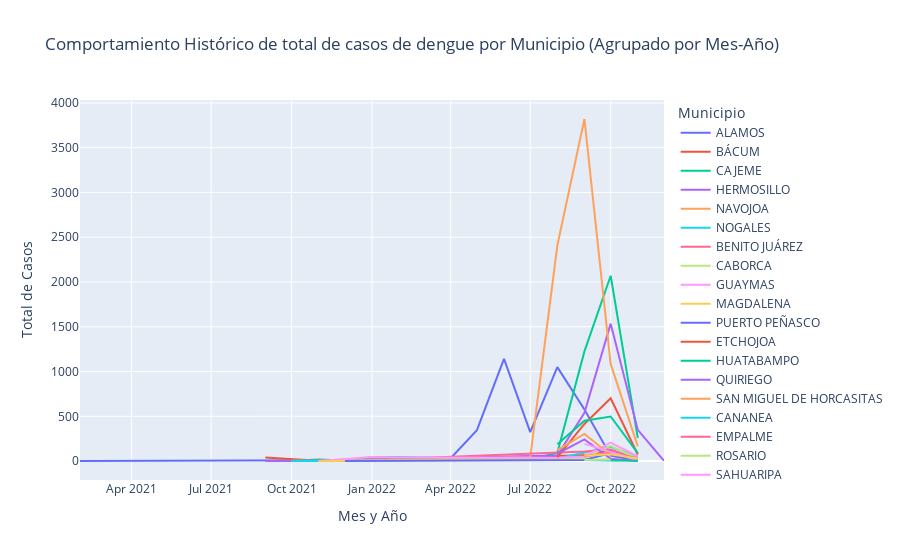

This figure's notebook cell:
### Code cell
# Crear una nueva columna 'MES_ANO' que contenga la combinación de mes y año
df_municipios_hist['MES_ANO'] = df_municipios_hist['FECHA_SIGN_SINTOMAS'].dt.to_period('M')

# Convertir 'MES_ANO' a string
df_municipios_hist['MES_ANO'] = df_municipios_hist['MES_ANO'].astype(str)

# Agrupar por 'MES_ANO' y 'MUNICIPIO_DESC', sumando los casos
df_municipios_hist_grouped = df_municipios_hist.groupby(['MES_ANO', 'MUNICIPIO_DESC']).agg({'TOTAL_CASOS': 'sum'}).reset_index()

# Crea la gráfica interactiva con Plotly Express
fig = px.line(df_municipios_hist_grouped, x='MES_ANO', y='TOTAL_CASOS', color='MUNICIPIO_DESC',
              labels={'TOTAL_CASOS': 'Total de Casos', 'MES_ANO': 'Mes y Año', 'MUNICIPIO_DESC': 'Municipio'},
              title='Comportamiento Histórico de total de casos de dengue por Municipio (Agrupado por Mes-Año)')

# Muestra la gráfica interactiva
fig.show()

### Figure 1 — Plotly figure (JSON) as saved in the notebook; plotly's stock layout.template omitted (floating-point values rounded to 4 significant figures)
{"data": [{"hovertemplate": "Municipio=ALAMOS<br>Mes y Año=%{x}<br>Total de Casos=%{y}<extra></extra>", "legendgroup": "ALAMOS", "line": {"color": "#636efa", "dash": "solid"}, "marker": {"symbol": "circle"}, "mode": "lines", "name": "ALAMOS", "orientation": "v", "showlegend": true, "type": "scatter", "x": ["2021-02", "2021-11", "2022-04", "2022-05", "2022-06", "2022-07", "2022-08", "2022-09", "2022-10", "2022-11"], "xaxis": "x", "y": [1, 8, 32, 345, 1141, 324, 1049, 577, 61, 6], "yaxis": "y"}, {"hovertemplate": "Municipio=BÁCUM<br>Mes y Año=%{x}<br>Total de Casos=%{y}<extra></extra>", "legendgroup": "BÁCUM", "line": {"color": "#EF553B", "dash": "solid"}, "marker": {"symbol": "circle"}, "mode": "lines", "name": "BÁCUM", "orientation": "v", "showlegend": true, "type": "scatter", "x": ["2021-09", "2021-10", "2021-11", "2021-12", "2022-09", "2022-10", "2022-11"], "xaxis": "x", "y": [40, 21, 5, 2, 64, 123, 22], "yaxis": "y"}, {"hovertemplate": "Municipio=CAJEME<br>Mes y Año=%{x}<br>Total de Casos=%{y}<extra></extra>", "legendgroup": "CAJEME", "line": {"color": "#00cc96", "dash": "solid"}, "marker": {"symbol": "circle"}, "mode": "lines", "name": "CAJEME", "orientation": "v", "showlegend": true, "type": "scatter", "x": ["2021-09", "2021-10", "2021-11", "2021-12", "2022-01", "2022-02", "2022-06", "2022-07", "2022-08", "2022-09", "2022-10", "2022-11"], "xaxis": "x", "y": [1, 4, 19, 6, 44, 43, 27, 21, 92, 1225, 2070, 260], "yaxis": "y"}, {"hovertemplate": "Municipio=HERMOSILLO<br>Mes y Año=%{x}<br>Total de Casos=%{y}<extra></extra>", "legendgroup": "HERMOSILLO", "line": {"color": "#ab63fa", "dash": "solid"}, "marker": {"symbol": "circle"}, "mode": "lines", "name": "HERMOSILLO", "orientation": "v", "showlegend": true, "type": "scatter", "x": ["2021-09", "2021-11", "2022-08", "2022-09", "2022-10", "2022-11", "2022-12"], "xaxis": "x", "y": [2, 7, 63, 540, 1535, 349, 4], "yaxis": "y"}, {"hovertemplate": "Municipio=NAVOJOA<br>Mes y Año=%{x}<br>Total de Casos=%{y}<extra></extra>", "legendgroup": "NAVOJOA", "line": {"color": "#FFA15A", "dash": "solid"}, "marker": {"symbol": "circle"}, "mode": "lines", "name": "NAVOJOA", "orientation": "v", "showlegend": true, "type": "scatter", "x": ["2021-10", "2021-11", "2021-12", "2022-07", "2022-08", "2022-09", "2022-10", "2022-11"], "xaxis": "x", "y": [5, 2, 3, 43, 2407, 3820, 1085, 166], "yaxis": "y"}, {"hovertemplate": "Municipio=NOGALES<br>Mes y Año=%{x}<br>Total de Casos=%{y}<extra></extra>", "legendgroup": "NOGALES", "line": {"color": "#19d3f3", "dash": "solid"}, "marker": {"symbol": "circle"}, "mode": "lines", "name": "NOGALES", "orientation": "v", "showlegend": true, "type": "scatter", "x": ["2021-10", "2021-11", "2022-08", "2022-09", "2022-10", "2022-11"], "xaxis": "x", "y": [1, 1, 29, 96, 160, 44], "yaxis": "y"}, {"hovertemplate": "Municipio=BENITO JUÁREZ<br>Mes y Año=%{x}<br>Total de Casos=%{y}<extra></extra>", "legendgroup": "BENITO JUÁREZ", "line": {"color": "#FF6692", "dash": "solid"}, "marker": {"symbol": "circle"}, "mode": "lines", "name": "BENITO JUÁREZ", "orientation": "v", "showlegend": true, "type": "scatter", "x": ["2021-11", "2021-12", "2022-09", "2022-10", "2022-11"], "xaxis": "x", "y": [1, 2, 107, 130, 16], "yaxis": "y"}, {"hovertemplate": "Municipio=CABORCA<br>Mes y Año=%{x}<br>Total de Casos=%{y}<extra></extra>", "legendgroup": "CABORCA", "line": {"color": "#B6E880", "dash": "solid"}, "marker": {"symbol": "circle"}, "mode": "lines", "name": "CABORCA", "orientation": "v", "showlegend": true, "type": "scatter", "x": ["2021-11", "2022-09", "2022-10", "2022-11"], "xaxis": "x", "y": [1, 37, 171, 26], "yaxis": "y"}, {"hovertemplate": "Municipio=GUAYMAS<br>Mes y Año=%{x}<br>Total de Casos=%{y}<extra></extra>", "legendgroup": "GUAYMAS", "line": {"color": "#FF97FF", "dash": "solid"}, "marker": {"symbol": "circle"}, "mode": "lines", "name": "GUAYMAS", "orientation": "v", "showlegend": true, "type": "scatter", "x": ["2021-11", "2022-01", "2022-02", "2022-08", "2022-09", "2022-10", "2022-11"], "xaxis": "x", "y": [1, 47, 40, 36, 52, 206, 54], "yaxis": "y"}, {"hovertemplate": "Municipio=MAGDALENA<br>Mes y Año=%{x}<br>Total de Casos=%{y}<extra></extra>", "legendgroup": "MAGDALENA", "line": {"color": "#FECB52", "dash": "solid"}, "marker": {"symbol": "circle"}, "mode": "lines", "name": "MAGDALENA", "orientation": "v", "showlegend": true, "type": "scatter", "x": ["2021-11", "2022-10"], "xaxis": "x", "y": [1, 16], "yaxis": "y"}, {"hovertemplate": "Municipio=PUERTO PEÑASCO<br>Mes y Año=%{x}<br>Total de Casos=%{y}<extra></extra>", "legendgroup": "PUERTO PEÑASCO", "line": {"color": "#636efa", "dash": "solid"}, "marker": {"symbol": "circle"}, "mode": "lines", "name": "PUERTO PEÑASCO", "orientation": "v", "showlegend": true, "type": "scatter", "x": ["2021-12", "2022-09", "2022-10", "2022-11"], "xaxis": "x", "y": [1, 12, 90, 4], "yaxis": "y"}, {"hovertemplate": "Municipio=ETCHOJOA<br>Mes y Año=%{x}<br>Total de Casos=%{y}<extra></extra>", "legendgroup": "ETCHOJOA", "line": {"color": "#EF553B", "dash": "solid"}, "marker": {"symbol": "circle"}, "mode": "lines", "name": "ETCHOJOA", "orientation": "v", "showlegend": true, "type": "scatter", "x": ["2022-08", "2022-09", "2022-10", "2022-11"], "xaxis": "x", "y": [44, 415, 701, 73], "yaxis": "y"}, {"hovertemplate": "Municipio=HUATABAMPO<br>Mes y Año=%{x}<br>Total de Casos=%{y}<extra></extra>", "legendgroup": "HUATABAMPO", "line": {"color": "#00cc96", "dash": "solid"}, "marker": {"symbol": "circle"}, "mode": "lines", "name": "HUATABAMPO", "orientation": "v", "showlegend": true, "type": "scatter", "x": ["2022-08", "2022-09", "2022-10", "2022-11"], "xaxis": "x", "y": [187, 451, 498, 88], "yaxis": "y"}, {"hovertemplate": "Municipio=QUIRIEGO<br>Mes y Año=%{x}<br>Total de Casos=%{y}<extra></extra>", "legendgroup": "QUIRIEGO", "line": {"color": "#ab63fa", "dash": "solid"}, "marker": {"symbol": "circle"}, "mode": "lines", "name": "QUIRIEGO", "orientation": "v", "showlegend": true, "type": "scatter", "x": ["2022-08", "2022-09", "2022-10", "2022-11"], "xaxis": "x", "y": [83, 243, 27, 2], "yaxis": "y"}, {"hovertemplate": "Municipio=SAN MIGUEL DE HORCASITAS<br>Mes y Año=%{x}<br>Total de Casos=%{y}<extra></extra>", "legendgroup": "SAN MIGUEL DE HORCASITAS", "line": {"color": "#FFA15A", "dash": "solid"}, "marker": {"symbol": "circle"}, "mode": "lines", "name": "SAN MIGUEL DE HORCASITAS", "orientation": "v", "showlegend": true, "type": "scatter", "x": ["2022-08", "2022-09", "2022-10"], "xaxis": "x", "y": [122, 303, 69], "yaxis": "y"}, {"hovertemplate": "Municipio=CANANEA<br>Mes y Año=%{x}<br>Total de Casos=%{y}<extra></extra>", "legendgroup": "CANANEA", "line": {"color": "#19d3f3", "dash": "solid"}, "marker": {"symbol": "circle"}, "mode": "lines", "name": "CANANEA", "orientation": "v", "showlegend": true, "type": "scatter", "x": ["2022-09", "2022-10"], "xaxis": "x", "y": [12, 6], "yaxis": "y"}, {"hovertemplate": "Municipio=EMPALME<br>Mes y Año=%{x}<br>Total de Casos=%{y}<extra></extra>", "legendgroup": "EMPALME", "line": {"color": "#FF6692", "dash": "solid"}, "marker": {"symbol": "circle"}, "mode": "lines", "name": "EMPALME", "orientation": "v", "showlegend": true, "type": "scatter", "x": ["2022-09", "2022-10", "2022-11"], "xaxis": "x", "y": [51, 94, 31], "yaxis": "y"}, {"hovertemplate": "Municipio=ROSARIO<br>Mes y Año=%{x}<br>Total de Casos=%{y}<extra></extra>", "legendgroup": "ROSARIO", "line": {"color": "#B6E880", "dash": "solid"}, "marker": {"symbol": "circle"}, "mode": "lines", "name": "ROSARIO", "orientation": "v", "showlegend": true, "type": "scatter", "x": ["2022-09", "2022-10"], "xaxis": "x", "y": [12, 17], "yaxis": "y"}, {"hovertemplate": "Municipio=SAHUARIPA<br>Mes y Año=%{x}<br>Total de Casos=%{y}<extra></extra>", "legendgroup": "SAHUARIPA", "line": {"color": "#FF97FF", "dash": "solid"}, "marker": {"symbol": "circle"}, "mode": "lines", "name": "SAHUARIPA", "orientation": "v", "showlegend": true, "type": "scatter", "x": ["2022-09", "2022-11"], "xaxis": "x", "y": [192, 6], "yaxis": "y"}, {"hovertemplate": "Municipio=SAN IGNACIO RÍO MUERTO<br>Mes y Año=%{x}<br>Total de Casos=%{y}<extra></extra>", "legendgroup": "SAN IGNACIO RÍO MUERTO", "line": {"color": "#FECB52", "dash": "solid"}, "marker": {"symbol": "circle"}, "mode": "lines", "name": "SAN IGNACIO RÍO MUERTO", "orientation": "v", "showlegend": true, "type": "scatter", "x": ["2022-09", "2022-10", "2022-11"], "xaxis": "x", "y": [60, 76, 30], "yaxis": "y"}, {"hovertemplate": "Municipio=ARIVECHI<br>Mes y Año=%{x}<br>Total de Casos=%{y}<extra></extra>", "legendgroup": "ARIVECHI", "line": {"color": "#636efa", "dash": "solid"}, "marker": {"symbol": "circle"}, "mode": "lines", "name": "ARIVECHI", "orientation": "v", "showlegend": true, "type": "scatter", "x": ["2022-10"], "xaxis": "x", "y": [9], "yaxis": "y"}, {"hovertemplate": "Municipio=IMURIS<br>Mes y Año=%{x}<br>Total de Casos=%{y}<extra></extra>", "legendgroup": "IMURIS", "line": {"color": "#EF553B", "dash": "solid"}, "marker": {"symbol": "circle"}, "mode": "lines", "name": "IMURIS", "orientation": "v", "showlegend": true, "type": "scatter", "x": ["2022-10"], "xaxis": "x", "y": [6], "yaxis": "y"}, {"hovertemplate": "Municipio=ONAVAS<br>Mes y Año=%{x}<br>Total de Casos=%{y}<extra></extra>", "legendgroup": "ONAVAS", "line": {"color": "#00cc96", "dash": "solid"}, "marker": {"symbol": "circle"}, "mode": "lines", "name": "ONAVAS", "orientation": "v", "showlegend": true, "type": "scatter", "x": ["2022-10", "2022-11"], "xaxis": "x", "y": [7, 3], "yaxis": "y"}, {"hovertemplate": "Municipio=PITIQUITO<br>Mes y Año=%{x}<br>Total de Casos=%{y}<extra></extra>", "legendgroup": "PITIQUITO", "line": {"color": "#ab63fa", "dash": "solid"}, "marker": {"symbol": "circle"}, "mode": "lines", "name": "PITIQUITO", "orientation": "v", "showlegend": true, "type": "scatter", "x": ["2022-10"], "xaxis": "x", "y": [28], "yaxis": "y"}, {"hovertemplate": "Municipio=AGUA PRIETA<br>Mes y Año=%{x}<br>Total de Casos=%{y}<extra></extra>", "legendgroup": "AGUA PRIETA", "line": {"color": "#FFA15A", "dash": "solid"}, "marker": {"symbol": "circle"}, "mode": "lines", "name": "AGUA PRIETA", "orientation": "v", "showlegend": true, "type": "scatter", "x": ["2022-11"], "xaxis": "x", "y": [4], "yaxis": "y"}, {"hovertemplate": "Municipio=ALTAR<br>Mes y Año=%{x}<br>Total de Casos=%{y}<extra></extra>", "legendgroup": "ALTAR", "line": {"color": "#19d3f3", "dash": "solid"}, "marker": {"symbol": "circle"}, "mode": "lines", "name": "ALTAR", "orientation": "v", "showlegend": true, "type": "scatter", "x": ["2022-11"], "xaxis": "x", "y": [6], "yaxis": "y"}, {"hovertemplate": "Municipio=URES<br>Mes y Año=%{x}<br>Total de Casos=%{y}<extra></extra>", "legendgroup": "URES", "line": {"color": "#FF6692", "dash": "solid"}, "marker": {"symbol": "circle"}, "mode": "lines", "name": "URES", "orientation": "v", "showlegend": true, "type": "scatter", "x": ["2022-11"], "xaxis": "x", "y": [11], "yaxis": "y"}], "layout": {"legend": {"title": {"text": "Municipio"}, "tracegroupgap": 0}, "title": {"text": "Comportamiento Histórico de total de casos de dengue por Municipio (Agrupado por Mes-Año)"}, "xaxis": {"anchor": "y", "domain": [0, 1], "title": {"text": "Mes y Año"}}, "yaxis": {"anchor": "x", "domain": [0, 1], "title": {"text": "Total de Casos"}}}}
